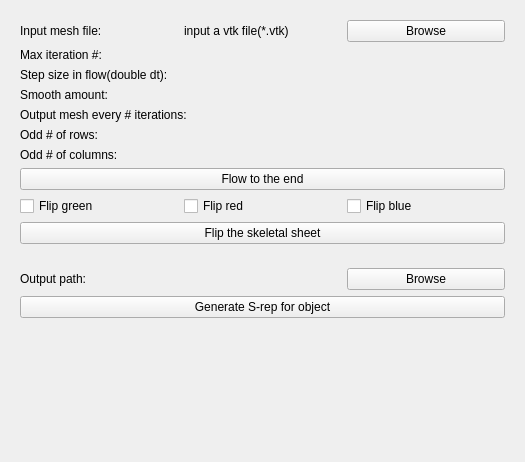
<?xml version="1.0" encoding="UTF-8"?>
<ui version="4.0">
 <class>qSlicerSkeletalRepresentationInitializerModuleWidget</class>
 <widget class="qSlicerWidget" name="qSlicerSkeletalRepresentationInitializerModuleWidget">
  <property name="geometry">
   <rect>
    <x>0</x>
    <y>0</y>
    <width>525</width>
    <height>462</height>
   </rect>
  </property>
  <property name="windowTitle">
   <string>Form</string>
  </property>
  <layout class="QVBoxLayout" name="verticalLayout">
   <item>
    <widget class="ctkCollapsibleButton" name="CTKCollapsibleButton" native="true">
     <property name="text" stdset="0">
      <string>Forward flow</string>
     </property>
     <layout class="QVBoxLayout" name="verticalLayout_3">
      <item>
       <layout class="QHBoxLayout" name="horizontalLayout">
        <item>
         <widget class="QLabel" name="lb_title">
          <property name="text">
           <string>Input mesh file:</string>
          </property>
         </widget>
        </item>
        <item>
         <widget class="QLabel" name="lb_input_file_path">
          <property name="text">
           <string>input a vtk file(*.vtk)</string>
          </property>
         </widget>
        </item>
        <item>
         <widget class="QPushButton" name="SelectInputButton">
          <property name="text">
           <string>Browse</string>
          </property>
         </widget>
        </item>
       </layout>
      </item>
      <item>
       <layout class="QHBoxLayout" name="horizontalLayout_4">
        <item>
         <widget class="QLabel" name="label_3">
          <property name="text">
           <string>Max iteration #:</string>
          </property>
         </widget>
        </item>
        <item>
         <widget class="qMRMLSliderWidget" name="sl_max_iter" native="true">
          <property name="decimals" stdset="0">
           <number>0</number>
          </property>
          <property name="pageStep" stdset="0">
           <double>10.000000000000000</double>
          </property>
          <property name="minimum" stdset="0">
           <double>1.000000000000000</double>
          </property>
          <property name="maximum" stdset="0">
           <double>9999.000000000000000</double>
          </property>
          <property name="value" stdset="0">
           <double>500.000000000000000</double>
          </property>
         </widget>
        </item>
       </layout>
      </item>
      <item>
       <layout class="QHBoxLayout" name="horizontalLayout_2">
        <item>
         <widget class="QLabel" name="label">
          <property name="text">
           <string>Step size in flow(double dt):</string>
          </property>
         </widget>
        </item>
        <item>
         <widget class="qMRMLSliderWidget" name="sl_dt" native="true">
          <property name="decimals" stdset="0">
           <number>6</number>
          </property>
          <property name="singleStep" stdset="0">
           <double>0.010000000000000</double>
          </property>
          <property name="value" stdset="0">
           <double>0.001000000000000</double>
          </property>
         </widget>
        </item>
       </layout>
      </item>
      <item>
       <layout class="QHBoxLayout" name="horizontalLayout_3">
        <item>
         <widget class="QLabel" name="label_2">
          <property name="text">
           <string>Smooth amount:</string>
          </property>
         </widget>
        </item>
        <item>
         <widget class="qMRMLSliderWidget" name="sl_smooth_amount" native="true">
          <property name="decimals" stdset="0">
           <number>3</number>
          </property>
          <property name="singleStep" stdset="0">
           <double>0.010000000000000</double>
          </property>
          <property name="maximum" stdset="0">
           <double>2.000000000000000</double>
          </property>
          <property name="value" stdset="0">
           <double>0.010000000000000</double>
          </property>
         </widget>
        </item>
       </layout>
      </item>
      <item>
       <layout class="QHBoxLayout" name="horizontalLayout_5">
        <item>
         <widget class="QLabel" name="label_4">
          <property name="text">
           <string>Output mesh every # iterations:</string>
          </property>
         </widget>
        </item>
        <item>
         <widget class="qMRMLSliderWidget" name="sl_freq_output" native="true">
          <property name="decimals" stdset="0">
           <number>0</number>
          </property>
          <property name="minimum" stdset="0">
           <double>1.000000000000000</double>
          </property>
          <property name="maximum" stdset="0">
           <double>9999.000000000000000</double>
          </property>
          <property name="value" stdset="0">
           <double>100.000000000000000</double>
          </property>
         </widget>
        </item>
       </layout>
      </item>
      <item>
       <layout class="QHBoxLayout" name="horizontalLayout_7">
        <item>
         <widget class="QLabel" name="lb_rows">
          <property name="text">
           <string>Odd # of rows:</string>
          </property>
         </widget>
        </item>
        <item>
         <widget class="qMRMLSliderWidget" name="sl_num_rows" native="true">
          <property name="decimals" stdset="0">
           <number>0</number>
          </property>
          <property name="pageStep" stdset="0">
           <double>1.000000000000000</double>
          </property>
          <property name="minimum" stdset="0">
           <double>3.000000000000000</double>
          </property>
          <property name="maximum" stdset="0">
           <double>15.000000000000000</double>
          </property>
          <property name="value" stdset="0">
           <double>5.000000000000000</double>
          </property>
         </widget>
        </item>
       </layout>
      </item>
      <item>
       <layout class="QHBoxLayout" name="horizontalLayout_8">
        <item>
         <widget class="QLabel" name="lb_col">
          <property name="text">
           <string>Odd # of columns:</string>
          </property>
         </widget>
        </item>
        <item>
         <widget class="qMRMLSliderWidget" name="sl_num_cols" native="true">
          <property name="decimals" stdset="0">
           <number>0</number>
          </property>
          <property name="pageStep" stdset="0">
           <double>1.000000000000000</double>
          </property>
          <property name="minimum" stdset="0">
           <double>3.000000000000000</double>
          </property>
          <property name="maximum" stdset="0">
           <double>15.000000000000000</double>
          </property>
          <property name="value" stdset="0">
           <double>5.000000000000000</double>
          </property>
         </widget>
        </item>
       </layout>
      </item>
      <item>
       <widget class="QPushButton" name="btn_flow">
        <property name="text">
         <string>Flow to the end</string>
        </property>
       </widget>
      </item>
      <item>
       <layout class="QHBoxLayout" name="horizontalLayout_111">
        <item>
         <widget class="QCheckBox" name="cb_flip_green">
          <property name="text">
           <string>Flip green</string>
          </property>
         </widget>
        </item>
        <item>
         <widget class="QCheckBox" name="cb_flip_red">
          <property name="text">
           <string>Flip red</string>
          </property>
         </widget>
        </item>
        <item>
         <widget class="QCheckBox" name="cb_flip_blue">
          <property name="text">
           <string>Flip blue</string>
          </property>
         </widget>
        </item>
       </layout>
      </item>
      <item>
       <widget class="QPushButton" name="btn_reorder_skeleton">
        <property name="text">
         <string>Flip the skeletal sheet</string>
        </property>
       </widget>
      </item>
     </layout>
    </widget>
   </item>
   <item>
    <spacer name="verticalSpacer">
     <property name="orientation">
      <enum>Qt::Vertical</enum>
     </property>
     <property name="sizeType">
      <enum>QSizePolicy::Minimum</enum>
     </property>
     <property name="sizeHint" stdset="0">
      <size>
       <width>0</width>
       <height>0</height>
      </size>
     </property>
    </spacer>
   </item>
   <item>
    <widget class="ctkCollapsibleButton" name="CTKCollapsibleButton2" native="true">
     <property name="text" stdset="0">
      <string>Backward flow</string>
     </property>
     <layout class="QVBoxLayout" name="verticalLayout_31">
      <item>
       <layout class="QHBoxLayout" name="horizontalLayout_6">
        <item>
         <widget class="QLabel" name="label_5">
          <property name="text">
           <string>Output path:</string>
          </property>
         </widget>
        </item>
        <item>
         <widget class="QLabel" name="lb_output_path">
          <property name="text">
           <string/>
          </property>
         </widget>
        </item>
        <item>
         <widget class="QPushButton" name="btn_output">
          <property name="text">
           <string>Browse</string>
          </property>
         </widget>
        </item>
       </layout>
      </item>
      <item>
       <widget class="QPushButton" name="btn_back_flow">
        <property name="text">
         <string>Generate S-rep for object</string>
        </property>
       </widget>
      </item>
     </layout>
    </widget>
   </item>
   <item>
    <spacer name="verticalSpacer_5">
     <property name="orientation">
      <enum>Qt::Vertical</enum>
     </property>
     <property name="sizeHint" stdset="0">
      <size>
       <width>20</width>
       <height>40</height>
      </size>
     </property>
    </spacer>
   </item>
  </layout>
 </widget>
 <customwidgets>
  <customwidget>
   <class>qMRMLSliderWidget</class>
   <extends>QWidget</extends>
   <header>qMRMLSliderWidget.h</header>
  </customwidget>
  <customwidget>
   <class>qSlicerWidget</class>
   <extends>QWidget</extends>
   <header>qSlicerWidget.h</header>
   <container>1</container>
  </customwidget>
  <customwidget>
   <class>ctkCollapsibleButton</class>
   <extends>QWidget</extends>
   <header>ctkCollapsibleButton.h</header>
   <container>1</container>
  </customwidget>
 </customwidgets>
 <resources/>
 <connections/>
</ui>
